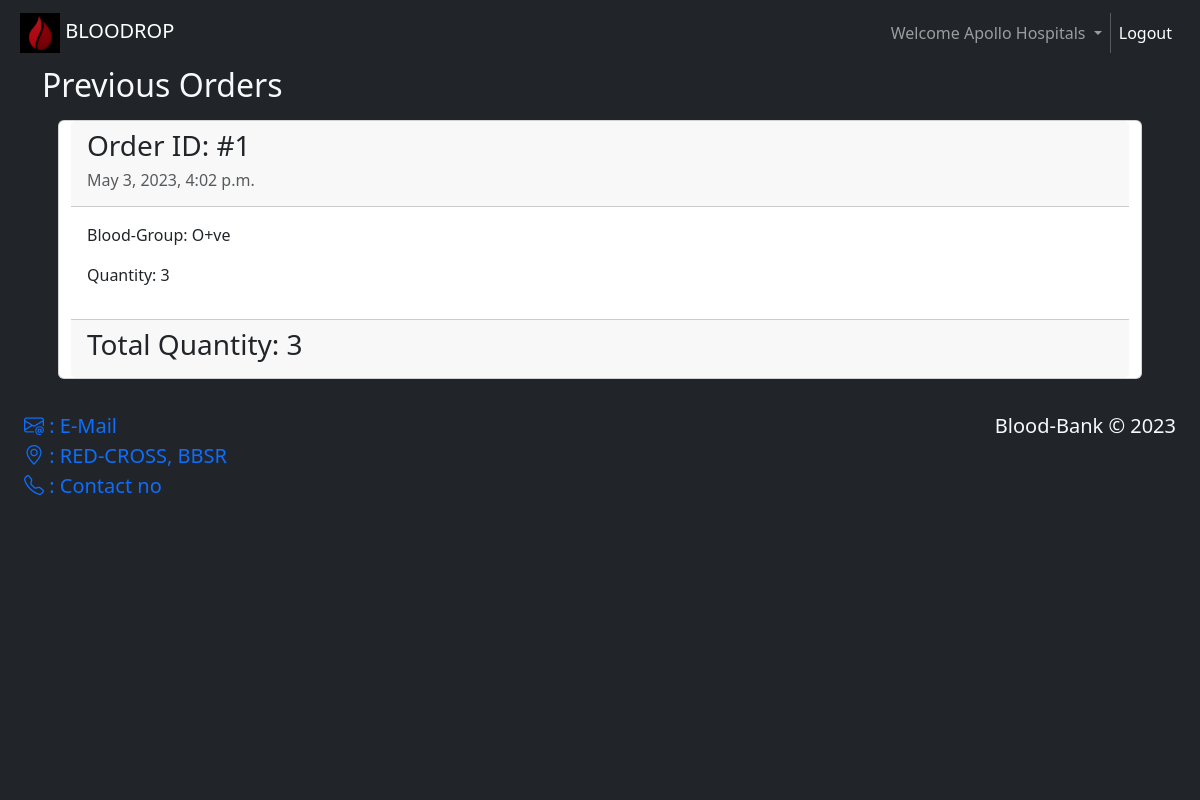
/hospital/order-history/ (signed in), run on the app's committed database.
### user/models.py (models this page shows)
class customUser(AbstractUser):
    b_group = models.CharField(max_length=5)
    contact = models.CharField(max_length=10)
    latitude = models.FloatField(null=True)
    longitude = models.FloatField(null=True)

### hospital/models.py (models this page shows, shortened)
class BloodOrder(models.Model):
    user = models.ForeignKey(customUser, on_delete=models.DO_NOTHING)
    orderDetails = models.CharField(max_length=500)
    totalQuantity = models.IntegerField(null=True)
    sourceLatitude = models.FloatField()
    sourceLongitude = models.FloatField()
    destinationLatitude = models.FloatField()
    destinationLongitude = models.FloatField()
    is_delivered = models.BooleanField(default=False)
    created_at = models.DateTimeField(auto_now_add=True)
    updated_at = models.DateTimeField(auto_now=True)

### hospital/views.py (the view)
# urls.py: path('order-history/',views.orderHistory,name='hospital_order_history'),
def orderHistory(request):
    orders = BloodOrder.objects.filter(user=request.user).order_by('-id')
    list = []
    total = []
    for o in orders:
        od = o.orderDetails
        so = od.split(',')
        items = []
        i=0
        total_quantity=0
        for x,i in zip(so,range(len(so)-1)):
            i=i+1
            str = x.split('x')
            b_group = str[0]
            quantity = str[1]
            total_quantity += int(quantity)
            items.append({
                'b_group':b_group,
                'quantity':quantity,
            })
        total.append({
            'id':o.id,
            'delivered':o.is_delivered,
            'created':o.created_at,
            'total_quantity':total_quantity,
        })
        list.append(items)
    context={
        'list':list,
        'total':total
    }
    return render(request,'hospital/orderHistory.html',context)

### donationcamp/templatetags/custom_template.py (called while the page is built)
@register.filter(name="custom_zip")
def custom_zip(a,b):
    return zip(a,b)

### templates/hospital/orderHistory.html (shortened to what this page needs)
{% extends 'base.html' %}
{% load static %}
{% load custom_template %}
{% block content %}
<div class="container">
    {% if list %}
        <h2 class="text-light">Previous Orders</h2>
        {% for items,t in list|custom_zip:total %}
        <div class="row mx-3 my-3">
            <div class="card">
                <div class="card-header">
                    <h3>Order ID: #{{t.id}}</h3>
                    <h6 class="text-muted">{{t.created}}</h6>
                </div>
                <div class="card-body">
                    <div class="row">
                        {% for i in items %}
                        <div class="col-md-4 col-sm-auto">
                            <p>Blood-Group: {{i.b_group}}</p>
                            <p>Quantity: {{i.quantity}}</p>
                        </div>
                        {% endfor %}
                    </div>
                </div>
                <div class="card-footer">
                    <h3>Total Quantity: {{t.total_quantity}} </h3>
                </div>
            </div>
        </div>
        {% endfor %}
    {% else %}
    <h2 class="text-light">No Orders</h2>
    {% endif %}
</div>
{% endblock content %}

### templates/base.html (shortened to what this page needs)
{% load static %}
<!DOCTYPE html>
<html lang="en">
<head>
    <link rel="stylesheet" href="{% static 'bs5/css/bootstrap.min.css' %}">
    <link rel="stylesheet" href="{% static 'css/base.css' %}">
    <link rel="stylesheet" href="https://cdn.jsdelivr.net/npm/bootstrap-icons@1.10.3/font/bootstrap-icons.css">
</head>
<body class="bg-dark">
    <div class="mx-lg-2">
        <nav class="navbar navbar-dark navbar-expand-lg sticky-top bg-dark">
            <div class="container-fluid">
                <a class="navbar-brand" href='{% url 'index' %}'><img src="{% static 'images/icon-img-1.png' %}" alt="Logo"> BLOODROP</a>
                <div class="collapse navbar-collapse" id="navbarSupportedContent">
                    <ul class="navbar-nav ms-auto mb-2 mb-lg-0">
                        {% if user.is_authenticated %}
                            {% if user.is_staff %}
                            <li class="nav-item dropdown">
                                <a class="nav-link dropdown-toggle" href="#" id="navbarDropdown" role="button"
                                    data-bs-toggle="dropdown" aria-expanded="false">
                                    Welcome {{user.first_name}}
                                </a>
                            </li>
                            <li class="nav-item">
                                <a class="nav-link active" aria-current="page" href="{% url 'logout' %}">Logout</a>
                            </li>
                            {% endif %}
                        {% endif %}
                    </ul>
                </div>
            </div>
        </nav>
        <iframe class="chatbot-icon" id="chatbot-icon" src="https://bot.dialogflow.com/0aea8718-d488-4887-b9da-f6c7cd038236"></iframe>
        {% block content %}
        {% endblock content %}
        <footer class="footer mt-auto bg-dark p-3 text-light">
            <div class="row lead">
                <div class="col mx-auto">
                    <a href="mailto:sitalpanigrahi87@gmail.com"><i class="bi bi-envelope-at"></i> : E-Mail</a> <br>
                    <a href="https://goo.gl/maps/nQn5yrwzTeGLN3hz9" target="_blank"><i class="bi bi-geo-alt"></i> : RED-CROSS, BBSR</a> <br>
                    <a href="tel:+"><i class="bi bi-telephone"></i> : Contact no</a>
                </div>
                <div class="col mx-auto align-middle text-end">
                    <p>Blood-Bank &copy; 2023</p>
                </div>
            </div>
        </footer>
    </div>
</body>
</html>

### static/css/base.css (style rules this page uses)
a { text-decoration: none; }
img { height: 40px; width: 40px; }

### templates/base.html (style rules this page uses)
#chatbot-icon { position: fixed; bottom: 20px; right: 20px; height: 430px; width: 350px; }

### data on the page
customUser: first_name "Apollo Hospitals"
BloodOrder: created "May 3, 2023, 4:02 p.m."

### other printed values
{{ t.id }} "1"
{{ i.b_group }} "O+ve"
{{ i.quantity }} "3"
{{ t.total_quantity }} "3"
